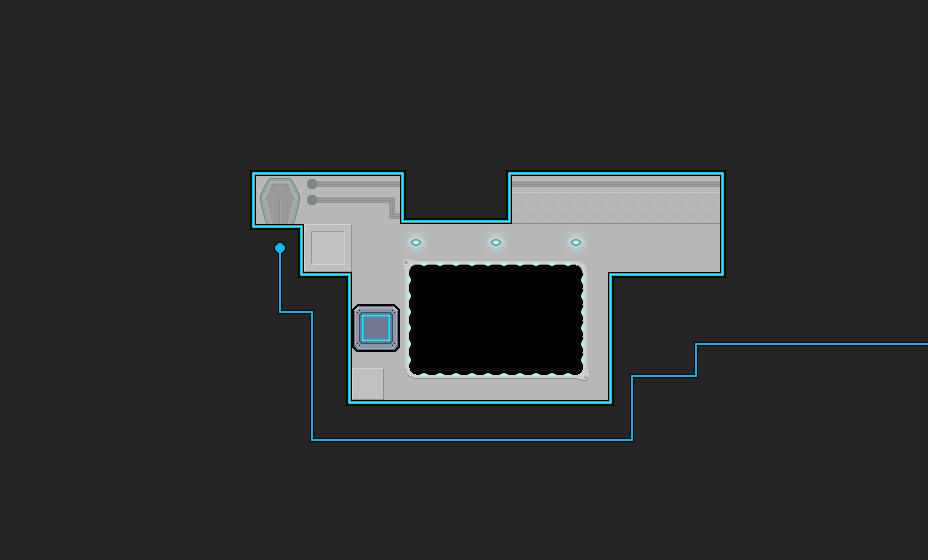

This is a level from a 2D game, rendered from its Tiled map with the project's own tilesets. A one-line summary and the map file follow, with tile-layer data summarised:
An orthogonal 58x35 tile map with 16x16 px tiles, 1 tile layer (Tile Layer 1), 2 tilesets and 6 objects.

<map version="1.0" orientation="orthogonal" renderorder="right-down" width="58" height="35" tilewidth="16" tileheight="16">
 <tileset firstgid="1" source="main.tsx" />
 <tileset firstgid="501" source="objects.tsx" />
 <layer name="Tile Layer 1" width="58" height="35">
  <data>[2030 cells, 2030 non-empty, 71 distinct tile ids]</data>
 </layer>
 <objectgroup name="Object Layer 1">
  <object gid="504" x="663.822" y="279.928" />
  <object gid="501" x="247.818" y="237.318" />
  <object gid="505" x="548" y="424" />
  <object gid="505" x="488" y="424" />
  <object gid="505" x="328" y="424" />
  <object gid="505" x="568" y="424" />
 </objectgroup>
</map>
